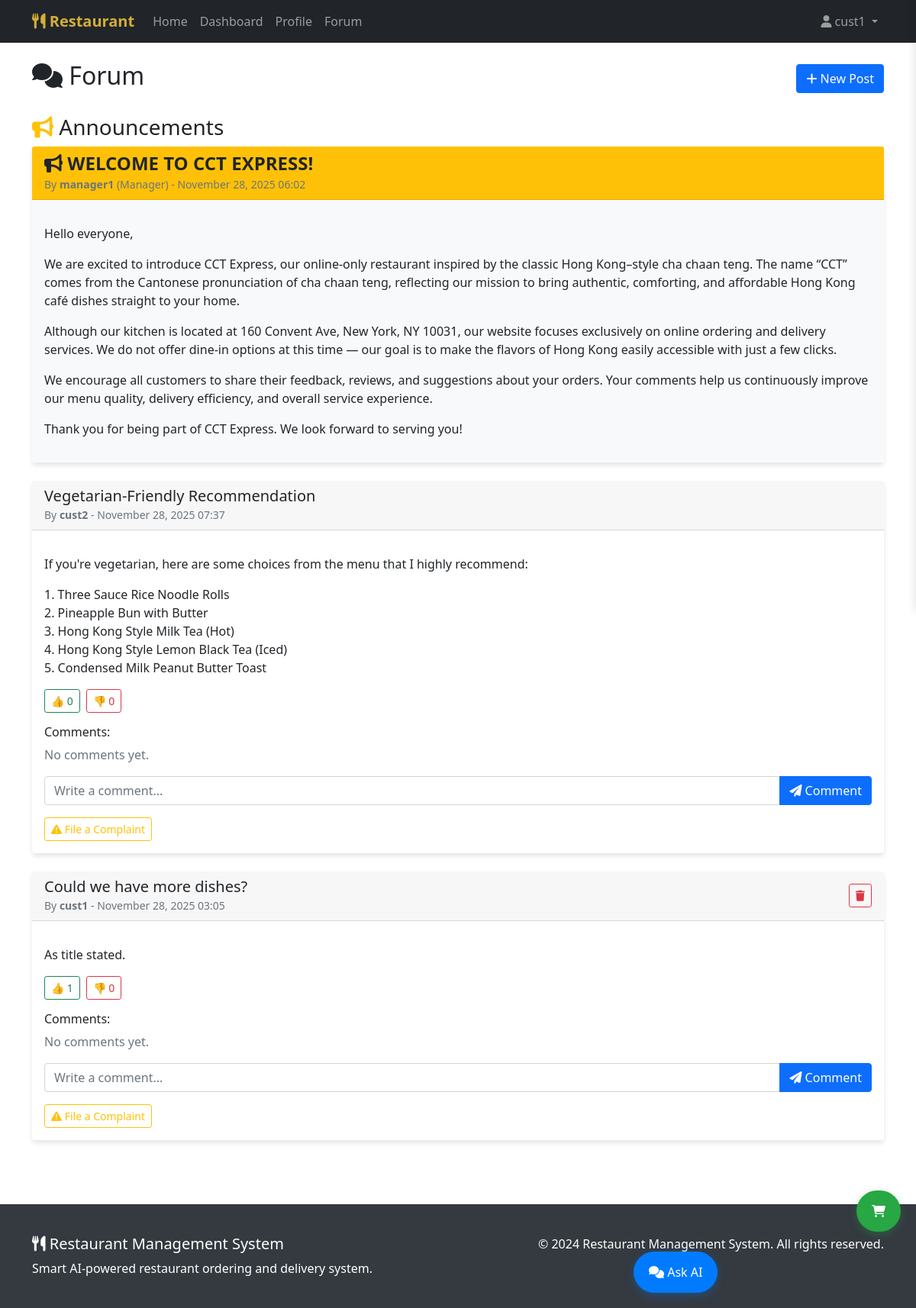
Screenshot of /forum/ (signed in) with the database file from the repository.
### restaurant/models.py (models this page shows, shortened)
class Announcement(models.Model):
    title = models.CharField(max_length=200, verbose_name="Title")
    content = models.TextField(verbose_name="Content")
    author = models.ForeignKey(User, on_delete=models.CASCADE, verbose_name="Author")
    is_pinned = models.BooleanField(default=True, verbose_name="Pinned")
    created_at = models.DateTimeField(auto_now_add=True, verbose_name="Created Time")
    updated_at = models.DateTimeField(auto_now=True, verbose_name="Updated Time")
    class Meta:
        verbose_name = "Announcement"
        verbose_name_plural = "Announcements"
        ordering = ['-is_pinned', '-created_at']

class ForumPost(models.Model):
    author = models.ForeignKey(User, on_delete=models.CASCADE, related_name='forum_posts', verbose_name="Author")
    title = models.CharField(max_length=200, verbose_name="Title")
    content = models.TextField(verbose_name="Content")
    allow_comments = models.BooleanField(default=True, verbose_name="Allow Comments")
    created_at = models.DateTimeField(auto_now_add=True, verbose_name="Created Time")
    updated_at = models.DateTimeField(auto_now=True, verbose_name="Updated Time")
    class Meta:
        verbose_name = "Forum Post"
        verbose_name_plural = "Forum Posts"
        ordering = ['-created_at']
    def get_approve_count(self):
        return self.post_reactions.filter(reaction_type='approve').count()
    def get_disapprove_count(self):
        return self.post_reactions.filter(reaction_type='disapprove').count()

### restaurant/views.py (the view)
# urls.py: path('forum/', views.forum, name='forum'),
@login_required
def forum(request):
    if not (hasattr(request.user, 'customer') or hasattr(request.user, 'manager')):
        messages.error(request, 'Only customers and managers can access the forum.')
        return redirect('dashboard')
    announcements = Announcement.objects.filter(is_pinned=True).order_by('-created_at')
    posts = ForumPost.objects.all().order_by('-created_at')
    paginator = Paginator(posts, 10)
    page_number = request.GET.get('page')
    page_obj = paginator.get_page(page_number)
    context = {
        'announcements': announcements,
        'posts': page_obj,
        'can_post': True,  # Both manager and customer can post
        'is_manager': hasattr(request.user, 'manager')
    }
    return render(request, 'forum.html', context)

### templates/forum.html (shortened to what this page needs)
{% extends 'base.html' %}
{% block content %}
<div class="container mt-4">
    <div class="row">
        <div class="col-12">
            <div class="d-flex justify-content-between align-items-center mb-4">
                <h2><i class="fas fa-comments"></i> Forum</h2>
                <div>
                    <button type="button" class="btn btn-primary" data-bs-toggle="modal" data-bs-target="#createPostModal">
                        <i class="fas fa-plus"></i> New Post
                    </button>
                </div>
            </div>
            {% if announcements %}
            <div class="mb-4">
                <h3><i class="fas fa-bullhorn text-warning"></i> Announcements</h3>
                {% for announcement in announcements %}
                <div class="card mb-3 border-warning">
                    <div class="card-header bg-warning text-dark">
                        <div class="d-flex justify-content-between align-items-center">
                            <div>
                                <h4 class="mb-0 fw-bold text-uppercase">
                                    <i class="fas fa-bullhorn"></i> {{ announcement.title }}
                                </h4>
                                <small class="text-muted">
                                    By <strong>{{ announcement.author.username }}</strong> (Manager)
                                    - {{ announcement.created_at|date:"F d, Y H:i" }}
                                </small>
                            </div>
                        </div>
                    </div>
                    <div class="card-body bg-light">
                        <p class="card-text lead text-dark" style="font-size: 1.1em;">{{ announcement.content|linebreaks }}</p>
                    </div>
                </div>
                {% endfor %}
            </div>
            {% endif %}
            {% if posts %}
            {% for post in posts %}
            <div class="card mb-4" id="post-{{ post.id }}">
                <div class="card-header">
                    <div class="d-flex justify-content-between align-items-center">
                        <div>
                            <h5 class="mb-0">{{ post.title }}</h5>
                            <small class="text-muted">
                                By <strong>{{ post.author.username }}</strong>
                                - {{ post.created_at|date:"F d, Y H:i" }}
                            </small>
                        </div>
                        {% if post.author == user %}
                        <button class="btn btn-sm btn-outline-danger" onclick="deletePost({{ post.id }})" title="Delete Post">
                            <i class="fas fa-trash"></i>
                        </button>
                        {% endif %}
                    </div>
                </div>
                <div class="card-body">
                    <p class="card-text">{{ post.content|linebreaks }}</p>
                    <div class="d-flex gap-2 mb-3">
                        <button class="btn btn-sm btn-outline-success" onclick="togglePostReaction({{ post.id }}, 'approve')" id="approve-btn-{{ post.id }}">
                            👍 <span id="approve-count-{{ post.id }}">{{ post.get_approve_count }}</span>
                        </button>
                        <button class="btn btn-sm btn-outline-danger" onclick="togglePostReaction({{ post.id }}, 'disapprove')" id="disapprove-btn-{{ post.id }}">
                            👎 <span id="disapprove-count-{{ post.id }}">{{ post.get_disapprove_count }}</span>
                        </button>
                    </div>
                    {% if post.allow_comments %}
                    <div class="mt-3">
                        <h6>Comments:</h6>
                        <div id="comments-{{ post.id }}">
                            {% for comment in post.comments.all %}
                            <div class="card mb-2" id="comment-{{ comment.id }}">
                                <div class="card-body p-2">
                                    <div class="d-flex justify-content-between align-items-start">
                                        <div class="flex-grow-1">
                                            <strong>{{ comment.author.username }}</strong>
                                            <small class="text-muted"> - {{ comment.created_at|date:"M d, Y H:i" }}</small>
                                            <p class="mb-1 mt-1">{{ comment.content }}</p>
                                            <div class="d-flex gap-2">
                                                <button class="btn btn-xs btn-outline-success btn-sm" onclick="toggleCommentReaction({{ comment.id }}, 'approve')" id="comment-approve-btn-{{ comment.id }}">
                                                    👍 <span id="comment-approve-count-{{ comment.id }}">{{ comment.get_approve_count }}</span>
                                                </button>
                                                <button class="btn btn-xs btn-outline-danger btn-sm" onclick="toggleCommentReaction({{ comment.id }}, 'disapprove')" id="comment-disapprove-btn-{{ comment.id }}">
                                                    👎 <span id="comment-disapprove-count-{{ comment.id }}">{{ comment.get_disapprove_count }}</span>
                                                </button>
                                                <button class="btn btn-xs btn-outline-warning btn-sm" onclick="fileComplaint({{ post.id }}, {{ comment.id }}, {{ comment.author.id }})">
                                                    <i class="fas fa-exclamation-triangle"></i> Complaint
                                                </button>
                                            </div>
                                        </div>
                                        {% if comment.author == user %}
                                        <button class="btn btn-xs btn-outline-danger btn-sm" onclick="deleteComment({{ comment.id }})" title="Delete Comment">
                                            <i class="fas fa-trash"></i>
                                        </button>
                                        {% endif %}
                                    </div>
                                </div>
                            </div>
                            {% empty %}
                            <p class="text-muted">No comments yet.</p>
                            {% endfor %}
                        </div>
                        <div class="mt-3">
                            <div class="input-group">
                                <input type="text" class="form-control" id="comment-input-{{ post.id }}" placeholder="Write a comment...">
                                <button class="btn btn-primary" onclick="addComment({{ post.id }})">
                                    <i class="fas fa-paper-plane"></i> Comment
                                </button>
                            </div>
                        </div>
                    </div>
                    {% else %}
                    <div class="alert alert-info">
                        <i class="fas fa-lock"></i> Comments are disabled for this post.
                    </div>
                    {% endif %}
                    <div class="mt-3">
                        <button class="btn btn-sm btn-outline-warning" onclick="fileComplaint({{ post.id }}, null, {{ post.author.id }})">
                            <i class="fas fa-exclamation-triangle"></i> File a Complaint
                        </button>
                    </div>
                </div>
            </div>
            {% empty %}
            <div class="text-center py-5">
                <i class="fas fa-comments fa-4x text-muted mb-3"></i>
                <h4 class="text-muted">No posts yet</h4>
                <p class="text-muted">Be the first to start a discussion!</p>
            </div>
            {% endfor %}
            {% else %}
            <div class="text-center py-5">
                <i class="fas fa-comments fa-4x text-muted mb-3"></i>
                <h4 class="text-muted">No posts yet</h4>
                <p class="text-muted">Be the first to start a discussion!</p>
            </div>
            {% endif %}
        </div>
    </div>
</div>
{% endblock %}

### templates/base.html (shortened to what this page needs)
<!DOCTYPE html>
<html lang="en">
<head>
    <link href="https://cdn.jsdelivr.net/npm/bootstrap@5.1.3/dist/css/bootstrap.min.css" rel="stylesheet">
    <link href="https://cdnjs.cloudflare.com/ajax/libs/font-awesome/6.0.0/css/all.min.css" rel="stylesheet">
</head>
<body>
    <nav class="navbar navbar-expand-lg navbar-dark bg-dark">
        <div class="container">
            <a class="navbar-brand" href="{% url 'index' %}">
                <i class="fas fa-utensils"></i> Restaurant
            </a>
            <div class="collapse navbar-collapse" id="navbarNav">
                <ul class="navbar-nav me-auto">
                    <li class="nav-item">
                        <a class="nav-link" href="{% url 'index' %}">Home</a>
                    </li>
                    {% if user.is_authenticated %}
                        {% if not user.chef and not user.deliveryperson %}
                        <li class="nav-item">
                            <a class="nav-link" href="{% url 'dashboard' %}">Dashboard</a>
                        </li>
                        <li class="nav-item">
                            <a class="nav-link" href="{% url 'profile' %}">Profile</a>
                        </li>
                        {% endif %}
                        {% if user.customer or user.manager %}
                        <li class="nav-item">
                            <a class="nav-link" href="{% url 'forum' %}">Forum</a>
                        </li>
                        {% endif %}
                    {% endif %}
                </ul>
                <ul class="navbar-nav">
                    {% if user.is_authenticated %}
                        <li class="nav-item dropdown">
                            <a class="nav-link dropdown-toggle" href="#" id="navbarDropdown" role="button" data-bs-toggle="dropdown">
                                <i class="fas fa-user"></i> {{ user.username }}
                            </a>
                        </li>
                    {% endif %}
                </ul>
            </div>
        </div>
    </nav>
    <main>
        {% block content %}{% endblock %}
    </main>
    <button class="cart-toggle" onclick="toggleCart()" title="View Cart">
        <i class="fas fa-shopping-cart"></i>
    </button>
    <div class="chat-container">
        <button class="chat-toggle" onclick="toggleChat()">
            <i class="fas fa-comments"></i> Ask AI
        </button>
    </div>
    <footer class="footer">
        <div class="container">
            <div class="row">
                <div class="col-md-6">
                    <h5><i class="fas fa-utensils"></i> Restaurant Management System</h5>
                    <p class="mb-0">Smart AI-powered restaurant ordering and delivery system.</p>
                </div>
                <div class="col-md-6 text-md-end">
                    <p class="mb-0">&copy; 2024 Restaurant Management System. All rights reserved.</p>
                </div>
            </div>
        </div>
    </footer>
</body>
</html>

### templates/base.html (style rules this page uses)
.navbar-brand { font-weight: bold; color: #d4af37 !important; }
.card { transition: transform 0.3s ease; border: none; box-shadow: 0 4px 6px rgba(0, 0, 0, 0.1); }
.chat-container { position: fixed; bottom: 20px; right: 20px; width: 350px; z-index: 1000; }
.cart-toggle { position: fixed; bottom: 100px; right: 20px; background: #28a745; color: white; border: none; border-radius: 50px; padding: 15px 20px; cursor: pointer; box-shadow: 0 4px 12px rgba(40, 167, 69, 0.3); z-index: 1040; }
.chat-toggle { background: #007bff; color: white; border: none; border-radius: 50px; padding: 15px 20px; cursor: pointer; box-shadow: 0 4px 12px rgba(0, 123, 255, 0.3); }
.footer { background: #343a40; color: white; padding: 40px 0; margin-top: 60px; }

### rows the page displays
Announcement: title "WELCOME TO CCT EXPRESS!", author.username "manager1", created_at "November 28, 2025 06:02", content "Hello everyone, We are excited to introduce CCT Express, our online-only restaurant inspired by the classic Hong Kong–style cha chaan teng. The name “CCT” comes from the Cantonese pronunciation of cha chaan teng, reflecting our mission to bring authentic, comforting, and affordable Hong Kong café dishes straight to your home. Although our kitchen is located at 160 Convent Ave, New York, NY 10031, our website focuses exclusively on online ordering and delivery services. We do not offer dine-in options at this time — our goal is to make the flavors of Hong Kong easily accessible with just a few clicks. We encourage all customers to share their feedback, reviews, and suggestions about your…"
ForumPost: title "Vegetarian-Friendly Recommendation", author.username "cust2", created_at "November 28, 2025 07:37", content "If you're vegetarian, here are some choices from the menu that I highly recommend: 1. Three Sauce Rice Noodle Rolls 2. Pineapple Bun with Butter 3. Hong Kong Style Milk Tea (Hot) 4. Hong Kong Style Lemon Black Tea (Iced) 5. Condensed Milk Peanut Butter Toast", get_approve_count "0", get_disapprove_count "0"
ForumPost: title "Could we have more dishes?", author.username "cust1", created_at "November 28, 2025 03:05", content "As title stated.", get_approve_count "1", get_disapprove_count "0"

### other values shown
{{ user.username }} "cust1"
